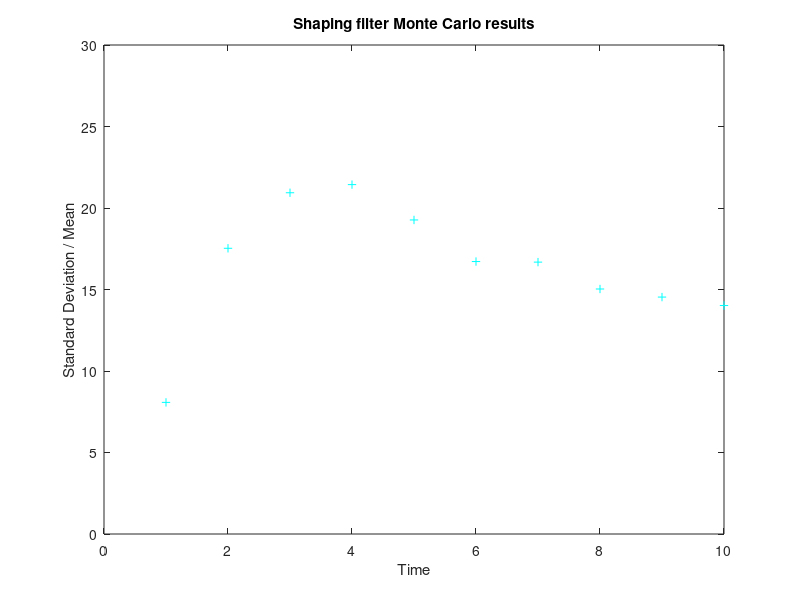

Recreate this plot in MATLAB.
% Preallocation
Z=zeros(1,1000);
TF=zeros(1,10);
I=zeros(1,100);
ArrayTF=zeros(1,10);
ArraySIGMA=zeros(1,10);
ArrayXMEAN=zeros(1,10);
count=0; VC=4000; NT=96.6; VM=3000; XNP=3; TAU=1; RUN=50;
for TF=1:10
    Z1=0;
    for I=1:RUN
        SUM=rand(1);    
        TSTART=TF*SUM;
        PZ=rand(1);
        PZ=PZ-.5;
        if PZ > 0
            COEF=1;
        else
            COEF=-1;
        end
        Y=0; YD=0; T=0; H=.01; S=0; XNC=0; XNL=0;
        while T <= (TF - 1e-5)
            if T < TSTART
                XNT=0;
            else
                XNT=COEF*96.6;
            end
            YOLD=Y; YDOLD=YD; XNLOLD=XNL; STEP=1; FLAG=0;
            while STEP <=1
                if FLAG==1
                    Y=Y+H*YD;
                    YD=YD+H*YDD;
                    XNL=XNL+H*XNLD;
                    T=T+H;
                    STEP=2;
                end
                TGO=TF-T+.00001;
                RTM=VC*TGO;
                XLAMD=(RTM*YD+Y*VC)/(RTM^2);
                XNC=XNP*VC*XLAMD;
                XNLD=(XNC-XNL)/TAU;
                YDD=XNT-XNL;
                FLAG=1;
            end
            FLAG=0;
            Y=.5*(YOLD+Y+H*YD);
            YD=.5*(YDOLD+YD+H*YDD);
            XNL=.5*(XNLOLD+XNL+H*XNLD);
            S=S+H;
        end
        Z(I)=Y;
        Z1=Z(I)+Z1;
        XMEAN=Z1/I;
    end
    SIGMA=0;
    Z1=0;
    for I=1:RUN
        Z1=(Z(I)-XMEAN)^2+Z1;
        if I==1
            SIGMA=0;
        else
            SIGMA=sqrt(Z1/(I-1));
        end
    end
    count=count+1;
    ArrayTF(count)=TF;
    ArraySIGMA(count)=SIGMA;
    ArrayXMEAN(count)=XMEAN;
end
figure
plot(ArrayTF,ArraySIGMA,'c+')
title('Shaping filter Monte Carlo results')
xlabel('Time')
ylabel('Standard Deviation / Mean')
axis([00,10,00,30])
clc
output=[ArrayTF,ArraySIGMA,ArrayXMEAN];
save datfil.txt output -ascii
disp 'simulation finished'